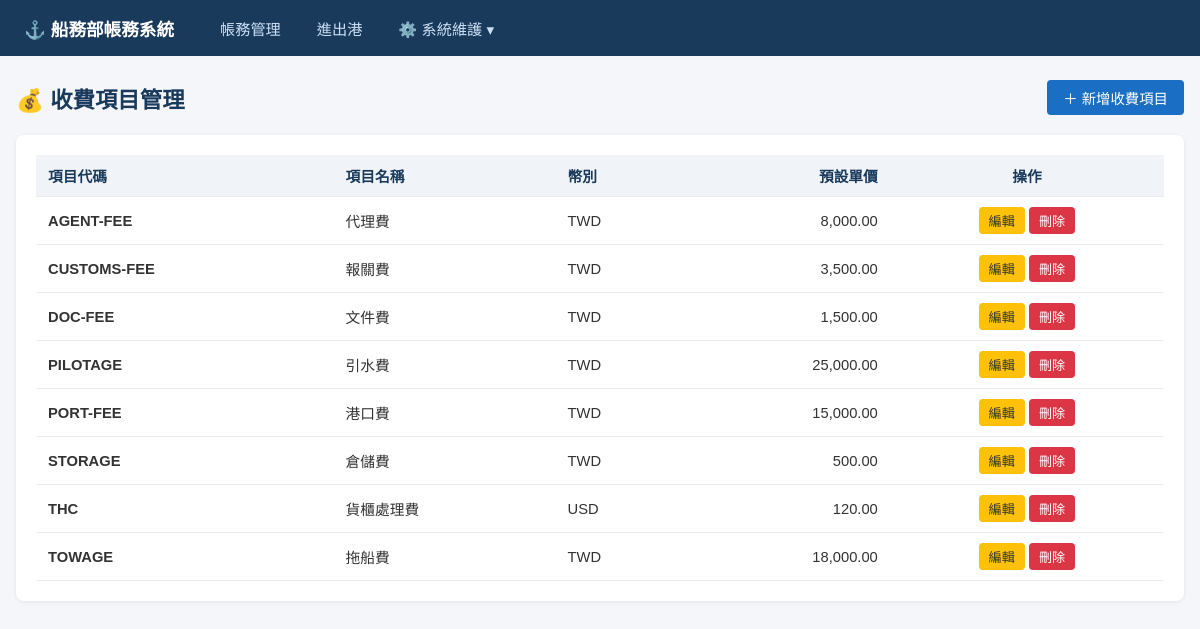
The page /charge-items on the database its author committed.
### models.py (models this page shows)
class ChargeItem(Base):
    __tablename__ = "charge_items"
    id = Column(Integer, primary_key=True, index=True)
    code = Column(String, unique=True, nullable=False, index=True)
    name = Column(String, nullable=False)
    currency = Column(String, nullable=False, default="TWD")
    default_unit_price = Column(Numeric(18, 2), default=0)
    created_at = Column(DateTime, default=func.now())
    updated_at = Column(DateTime, default=func.now(), onupdate=func.now())
    invoice_lines = relationship("InvoiceLine", back_populates="charge_item")

### routers/charge_items.py (the view)
@router.get("", response_class=HTMLResponse)
def list_charge_items(request: Request, db: Session = Depends(get_db)):
    items = db.query(models.ChargeItem).order_by(models.ChargeItem.code).all()
    return templates.TemplateResponse("charge_items/list.html", {
        "request": request,
        "items": items,
        "currencies": CURRENCIES,
    })

### templates/charge_items/list.html (shortened to what this page needs)
{% extends "base.html" %}
{% block content %}
<div class="page-header">
    <h1>💰 收費項目管理</h1>
    <button class="btn btn-primary" onclick="openModal('addModal')">＋ 新增收費項目</button>
</div>
<div class="card">
    <table>
        <thead>
            <tr>
                <th>項目代碼</th>
                <th>項目名稱</th>
                <th>幣別</th>
                <th class="text-right">預設單價</th>
                <th class="text-center">操作</th>
            </tr>
        </thead>
        <tbody id="itemTableBody">
            {% for item in items %}
            <tr id="item-row-{{ item.id }}">
                <td><strong>{{ item.code }}</strong></td>
                <td>{{ item.name }}</td>
                <td>{{ item.currency }}</td>
                <td class="text-right">{{ "{:,.2f}".format(item.default_unit_price) }}</td>
                <td class="text-center">
                    <button class="btn btn-warning btn-sm"
                        onclick="openEditModal({{ item.id }},'{{ item.code }}','{{ item.name }}','{{ item.currency }}','{{ item.default_unit_price }}')">
                        編輯
                    </button>
                    <button class="btn btn-danger btn-sm"
                        onclick="openDeleteModal({{ item.id }},'{{ item.name }}')">
                        刪除
                    </button>
                </td>
            </tr>
            {% else %}
            <tr id="emptyRow"><td colspan="5" class="text-center" style="color:#999;padding:24px;">尚無收費項目資料</td></tr>
            {% endfor %}
        </tbody>
    </table>
</div>
{% endblock %}

### static/style.css (style rules this page uses)
* { box-sizing: border-box; margin: 0; padding: 0; }
body { font-family: "Microsoft JhengHei", "Noto Sans TC", sans-serif; background: #f5f6fa; color: #333; }
.page-header { display: flex; justify-content: space-between; align-items: center; margin-bottom: 20px; }
.page-header h1 { font-size: 1.4rem; color: #1a3a5c; }
.btn { display: inline-block; padding: 7px 16px; border-radius: 4px; border: none; cursor: pointer; font-size: 0.9rem; text-decoration: none; transition: opacity 0.2s; }
.btn-primary { background: #1a6fc4; color: white; }
.btn-danger { background: #dc3545; color: white; }
.btn-warning { background: #ffc107; color: #333; }
.btn-sm { padding: 4px 10px; font-size: 0.82rem; }
.card { background: white; border-radius: 8px; box-shadow: 0 1px 4px rgba(0,0,0,0.08); padding: 20px; margin-bottom: 20px; }
table { width: 100%; border-collapse: collapse; }
th, td { padding: 10px 12px; text-align: left; border-bottom: 1px solid #e9ecef; font-size: 0.92rem; }
th { background: #f0f4f8; color: #1a3a5c; font-weight: 600; }
.text-right { text-align: right; }
.text-center { text-align: center; }

### rows shown on the page
ChargeItem: code "AGENT-FEE", name "代理費", currency "TWD", default_unit_price "8,000.00"
ChargeItem: code "CUSTOMS-FEE", name "報關費", currency "TWD", default_unit_price "3,500.00"
ChargeItem: code "DOC-FEE", name "文件費", currency "TWD", default_unit_price "1,500.00"
ChargeItem: code "PILOTAGE", name "引水費", currency "TWD", default_unit_price "25,000.00"
ChargeItem: code "PORT-FEE", name "港口費", currency "TWD", default_unit_price "15,000.00"
ChargeItem: code "STORAGE", name "倉儲費", currency "TWD", default_unit_price "500.00"
ChargeItem: code "THC", name "貨櫃處理費", currency "USD", default_unit_price "120.00"
ChargeItem: code "TOWAGE", name "拖船費", currency "TWD", default_unit_price "18,000.00"
